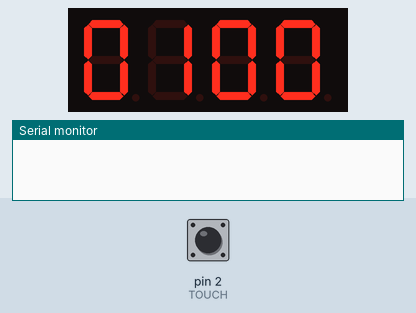
The sketch below on a simulated Arduino Uno, built with avr-gcc and run on an emulated ATmega328P. Shown: 4-digit seven-segment display, the last lines printed to the serial monitor. The test bench sets the inputs (shaded band); at power-on: pin 2 (TOUCH) HIGH.

Above: at 0.1 s.
At 1.2 s:
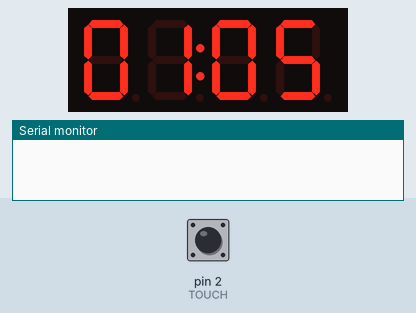
1.3 s: pin 2 (TOUCH) pulled LOW for 0.15 s
At 2.8 s:
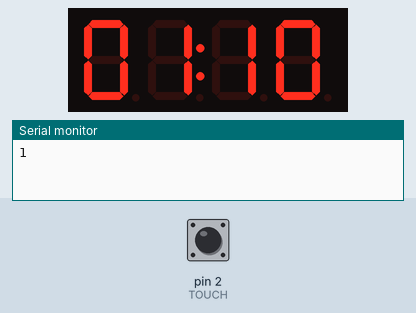
Timing chart, 0 to 4.3 s (numbered marks = the images above; inputs shaded):
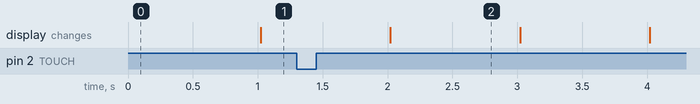

The sketch:

sketch_nov05a.ino
```cpp
#include <TimerOne.h>
#include "TM1637Display.h"

#define CLK 10
#define DIO 11
#define TOUCH 2

TM1637Display fnd(CLK, DIO);
volatile uint8_t tSec = 0;
volatile uint8_t tMin = 0;
volatile uint8_t tFlag = 1;
volatile long tPeriod = 1000000;
volatile int Touched = 0;
int tTouched = 0;

void setup(){
  Serial.begin(9600);
  pinMode(TOUCH, INPUT_PULLUP);
  tPeriod = 1000000;
  Timer1.initialize(tPeriod); // 1sec
  Timer1.attachInterrupt(OneSec);  // ISR
  fnd.setBrightness(1);
  fnd.showNumberDecEx(0, 0x40, true);
  attachInterrupt(digitalPinToInterrupt(TOUCH), ISR_INT0, RISING);
}

void ISR_INT0(){
  Touched += 1;
  Serial.print(Touched);
}

void OneSec()
{
  tSec = tSec + 5;
  if(tSec == 100){
    tMin += 1;
    tSec = 0;
  }
  tFlag = 1;
}

void loop(){
  uint16_t num;
  uint16_t dot;
//  if(Touched % 2 == 1){
//    tFlag = 0;
//  }

  if(tFlag == 1){
    num = tMin + 100 + tSec;
    dot = (tSec % 50 == 0)? 0 : 0x40;  // 0.5초 마다 깜빡거림
    fnd.showNumberDecEx(num, dot, true);
    tFlag = 0;
//    if(Touched % 2 == 0){
//    tMin = 0;
//    tSec = 0;
//  }
  }
}
```

Measured:
- what the display in image 2 shows lasts 1.0 s, from 2.0 s to 3.0 s
